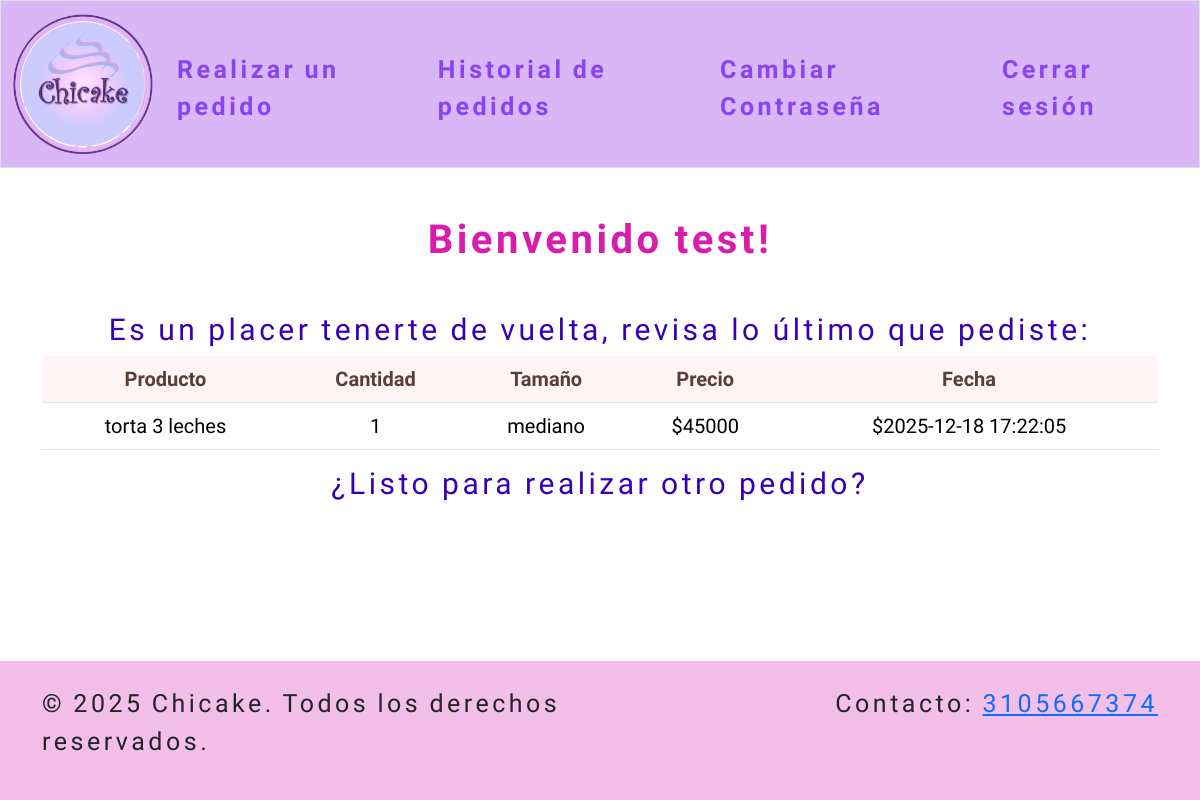
The page / (signed in) on the database its author committed.
### tables this page shows
CREATE TABLE users (id INTEGER PRIMARY KEY AUTOINCREMENT NOT NULL,username TEXT NO NULL, hash TEXT NOT NULL, phone TEXT NOT NULL);

CREATE TABLE users_orders (id INTEGER PRIMARY KEY AUTOINCREMENT NOT NULL, user_id INTEGER NOT NULL, product TEXT NOT NULL, quantity INTEGER NOT NULL, type TEXT NOT NULL, price NUMERIC NOT NULL, date DATETIME NOT NULL DEFAULT CURRENT_TIMESTAMP, FOREIGN KEY(user_id) REFERENCES users(id));

### app.py (the view)
@app.route("/")
def home():
    if "user_id" in session:
        db = get_db()
        cursor = db.execute("SELECT * FROM users WHERE id = ?", (session["user_id"],))
        row = cursor.fetchone()
        cursor = db.execute("SELECT * FROM users_orders WHERE user_id = ? AND date = (SELECT MAX(date) AS 'max date' FROM users_orders WHERE user_id = ?)" , (session["user_id"], session["user_id"],))
        last_order = cursor.fetchall()
        return render_template("userhomepage.html", username=row["username"], last_order=last_order)
    else:
        return render_template("homepage.html")

### app.py (called while the page is built)
def get_db():
    db = getattr(g, "_database", None)
    if db is None:
        db = g._database = sqlite3.connect(DATABASE)
        db.row_factory = sqlite3.Row
    return db

@app.teardown_appcontext
def close_conection(exception):
    db = getattr(g, "_database", None)
    if db is not None:
        db.close()

@app.after_request
def after_request(response):
    response.headers["Cache-Control"] = "no-cache, no-store, must-revalidate"
    response.headers["Expires"] = 0
    response.headers["Pragma"] = "no-cache"
    return response

### templates/userhomepage.html (shortened to what this page needs)
{% extends "layout.html" %}
{% block main %}
    <section class="products">
      <h1 class="mb-5">Bienvenido {{ username }}!</h1>
        <h2>Es un placer tenerte de vuelta, revisa lo último que pediste:</h2>
            <table class="table custom-table">
                <thead>
                    <tr>
                        <th>Producto</th>
                        <th>Cantidad</th>
                        <th>Tamaño</th>
                        <th>Precio</th>
                        <th>Fecha</th>
                    </tr>
                </thead>
                <tbody>
                    {% if not last_order %}
                        <tr>
                            <td colspan="5">Aún no has realizado tu primera compra.</td>
                       </tr>
                    {% else %}
                        {% for row in last_order %}
                        <tr>
                            <td>{{ row.product }}</td>
                            <td>{{ row.quantity }}</td>
                            <td>{{ row.type }}</td>
                            <td>${{ row.price }}</td>
                            <td>${{ row.date }}</td>
                        </tr>
                        {% endfor %}
                    {% endif %}
                </tbody>
            </table>
        <h2>¿Listo para realizar otro pedido?</h2>
    </section>
{% endblock %}

### static/styles.css (style rules this page uses)
h1 { color: #d81dac; font-weight: bold; font-family: 'Euphoria Script'; font-size: 40px; letter-spacing: 3.5px; word-spacing: -1.5px; }
h2 { color: #3700B7; font-family: 'Euphoria Script'; font-size: 30px; letter-spacing: 3.5px; word-spacing: -1.0px; }
.custom-table th { Background-color: #fff5f7; color: #5a3e36; font-family: 'Euphoria Script'; }
.custom-table tr:nth-child(odd) { font-family: 'Euphoria Script'; font-size: 20px; }
html, body { height: 100%; margin: 0; }
body { display: flex; flex-direction: column; }

### rows shown on the page
users: username "test"
users_orders: product "torta 3 leches", quantity "1", type "mediano", price "45000", date "2025-12-18 17:22:05"
